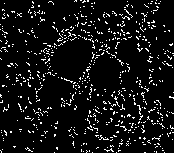
#> input picture Code/Input-Images/reduced_lower_lung_area.png, 174 x 153 px
$ python Smoothing.py
#> lines starting #> are read from the running program, lines starting #| are printed output that depends on the picture; after the words box and inside, x2 and y2 are one past the last pixel; in counts of white or black regions, pixels touching at a corner belong together
REDUCED_IMAGE_FILE = "Input-Images/reduced_lower_lung_area.png"
import numpy as np
from PIL import Image
import matplotlib.pyplot as plt
from matplotlib.patches import Polygon
from matplotlib.collections import PatchCollection
from scipy.spatial.distance import cdist
from scipy.integrate import quad


def load_img(image_path, save_plot = False):
    img = Image.open(image_path)

    # Convert to array while handling alpha channels if present
    if img.mode == 'RGBA':
        arr = np.array(img)
        mask_white = (
            (arr[..., :3] == [255, 255, 255]).all(axis=-1) &
            (arr[..., 3] >= 254)  # Ensure near fully opaque (adjust threshold if needed)
        )
    else:
        arr = np.array(img.convert('RGB'))
        mask_white = (arr == [255, 255, 255]).all(axis=-1)

    # Extract coordinates
    rows, cols = np.where(mask_white)
    white_points = list(zip(cols, rows))

    print(f"Number of white points: {len(white_points)}")
    print("First few coordinates:", white_points[:5])

    if save_plot == True:
        # Plot the image and overlay white points in red
        plt.figure(figsize=(10, 6))
        plt.imshow(arr)
        plt.scatter(cols, rows, c='red', s=20)  # Adjust size as needed
        plt.title("Cell Locations (Red Marks)")
        plt.axis('off')
        plt.savefig("Images/Identified_Points.png")

    else:
        print("No plot.")

    return np.array(white_points)

def bump_integral_2d():
    #Precompute the 2D integral of the unnormalized bump function
    integrand = lambda r: np.exp(-1 / (1 - r**2)) * r
    return 2 * np.pi * quad(integrand, 0, 1)[0]

C_phi = bump_integral_2d()  # scalar constant

def normalized_bump_sum(x_eval, centers, eps):
    # Sum of normalized bumps, each integrating to 1
    dists = cdist(x_eval, centers) / eps
    bumps = bump_rbf(dists)
    Z = np.sum(bumps, axis=1)
    return Z / (C_phi * eps**2)

def bump_rbf(r):
    # Radial bump function with compact support on [0, 1)
    mask = r < 1.0
    result = np.zeros_like(r)
    result[mask] = np.exp(-1.0 / (1 - r[mask]**2))
    return result

# Normalize bump function over 2D
def normalized_bump(x_eval, centers, eps, weights):
    dists = cdist(x_eval, centers) / eps  # shape: (M_eval, N_cloud)
    bumps = bump_rbf(dists)
    bumps *= weights  # weighted bumps
    return np.sum(bumps, axis=1)  # evaluate at all x_eval points

def bump_sum(x_eval, centers, eps):
    """
    Evaluate unnormalized sum of bump functions at x_eval points.

    x_eval: (M, 2) evaluation points
    centers: (N, 2) center locations of bumps (point cloud)
    eps: bump support radius
    """
    dists = cdist(x_eval, centers) / eps
    bumps = bump_rbf(dists)
    return np.sum(bumps, axis=1)

def make_bump_cloud_visualization(points,eps,res,X_range,Y_range,image_file,Z_file=None):
    # Evaluate smoothed field on a grid ---
    eps = eps  # bump support radius
    grid_res = res
    x = np.linspace(X_range[0], X_range[1], grid_res)
    y = np.linspace(Y_range[0], Y_range[1], grid_res)
    X, Y = np.meshgrid(x, y)
    grid_points = np.stack([X.ravel(), Y.ravel()], axis=1)

    weights = np.ones(points.shape[0]) / points.shape[0]

    Z = normalized_bump_sum(grid_points, points, eps)
    Z = Z.reshape((grid_res, grid_res))

    if Z_file != None:
        np.savetxt(Z_file,Z)

    dx = (x.max() - x.min()) / (grid_res - 1)
    dy = (y.max() - y.min()) / (grid_res - 1)
    integral = np.sum(Z) * dx * dy
    print(f"Integral of smoothed field: {integral:.4f} (expected: {points.shape[0]})")

    extent = [x.min(), x.max(), y.min(), y.max()]

    fig, ax = plt.subplots(1, 3, figsize=(16, 5),constrained_layout=True)

    # Original point cloud
    ax[0].scatter(points[:, 0], points[:, 1], c='k', s=10)
    ax[0].set_title("Original Point Cloud")
    ax[0].set_xlim(extent[0], extent[1])
    ax[0].set_ylim(extent[2], extent[3])
    ax[0].axis('equal')
    ax[0].axis('off')

    # Smoothed scalar field (heatmap)
    im = ax[1].imshow(Z, extent=[x.min(), x.max(), y.min(), y.max()],
                      origin='lower', cmap='viridis')
    ax[1].set_title("Smoothed Field")
    ax[1].axis('equal')
    ax[1].axis('off')

    # Binary support mask
    binary = (Z == 0).astype(float)
    ax[2].imshow(binary, extent=[x.min(), x.max(), y.min(), y.max()],
                 origin='lower', cmap='gray')
    ax[2].set_title("Support Region (Z > 0)")
    ax[2].axis('equal')
    ax[2].axis('off')

    plt.tight_layout()
    plt.savefig(image_file)

def main():
    # Load image and handle modes (RGB or RGBA)
    points = load_img(REDUCED_IMAGE_FILE,True)
#> in load_img, img is the input picture: PIL image 174x153 RGB; 7.7% white in thin lines or dots
#> in load_img, `mask_white = (arr == [255, 255, 255]).all(axis=-1)`: mask_white: shape (153, 174) bool; 7.7% white in thin lines or dots
#> in load_img, `rows, cols = np.where(mask_white)`: rows = 2041 values from 0 to 152; cols = 2041 values, max 173 at index 761, min 0 at index 289, mean 91.86
#> in load_img, `white_points = list(zip(cols, rows))`: white_points = 2041 pairs, first value 0 to 173, second value 0 to 152
#| Number of white points: 2041
#| First few coordinates: [(75, 0), (76, 0), (80, 0), (81, 0), (84, 0)]
#> in load_img, `plt.savefig("Images/Identified_Points.png")`:
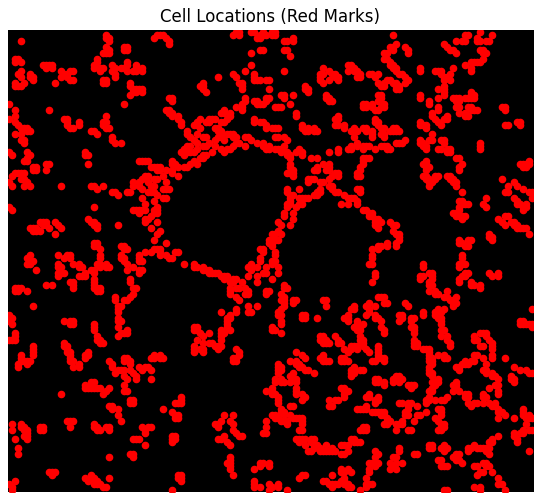
#> figure drawn by matplotlib, 1 panel
#> points has the same summary as white_points in load_img
    print(f"Reduced number of points: {points.shape[0]}")
#| Reduced number of points: 2041

    make_bump_cloud_visualization(points,7.5,100,[0,175],[0,160],image_file="Images/Bump_Test_7-5.png",Z_file="Intermediate-Objects/T0_map.txt")
#> in normalized_bump_sum, `dists = cdist(x_eval, centers) / eps`:
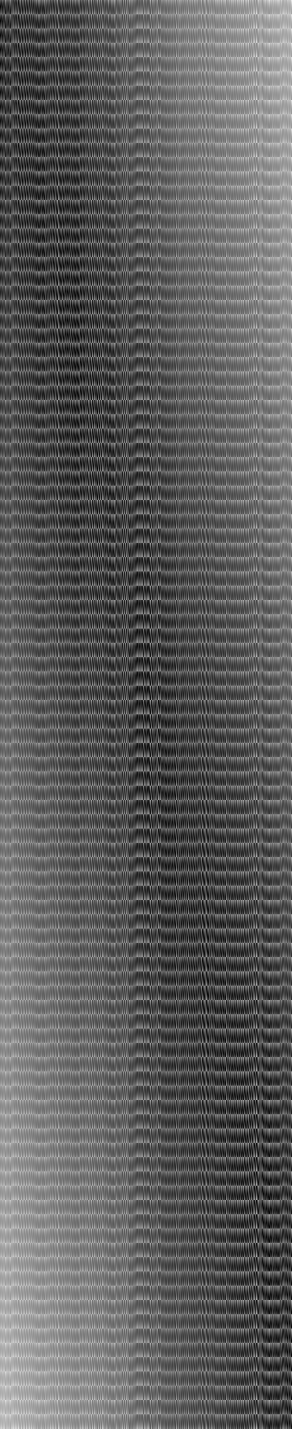
#> dists: shape (10000, 2041) float64 (shown at 1/7 size); min 0.00135, max 30.95, mean 11.4; drawn with min black and max white
#> in bump_rbf, `mask = r < 1.0`:
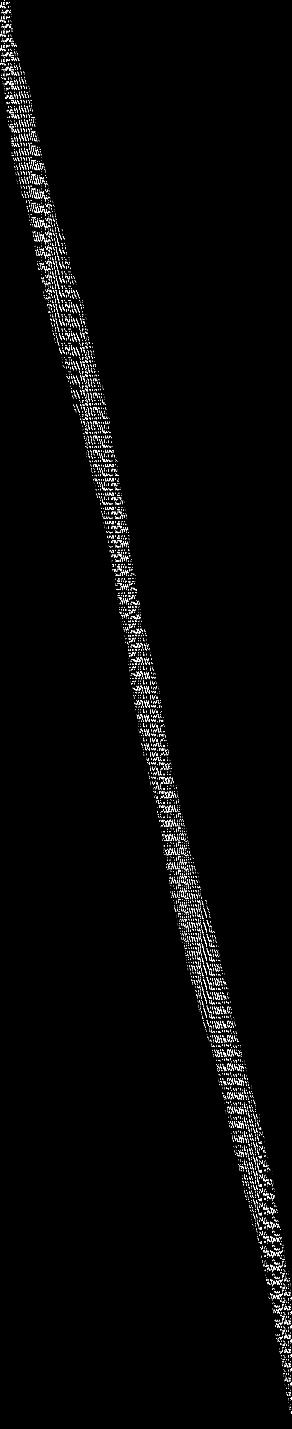
#> mask: shape (10000, 2041) bool (shown at 1/7 size); 0.61% white in thin lines or dots
#> in bump_rbf, `result[mask] = np.exp(-1.0 / (1 - r[mask]**2))`:
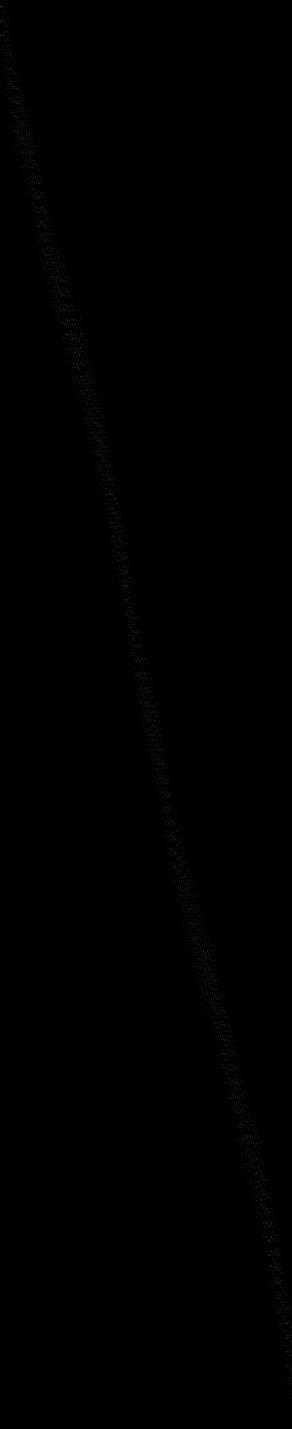
#> result: shape (10000, 2041) float64 (shown at 1/7 size); min 0, max 0.368, mean 0.000908
#> in normalized_bump_sum, `Z = np.sum(bumps, axis=1)`: Z = 10000 values, max 7.07 at index 2435, min 0 at index 7, mean 1.85
#> in make_bump_cloud_visualization, `Z = normalized_bump_sum(grid_points, points, eps)`: Z = 10000 values, max 0.27 at index 2435, min 0 at index 7, mean 0.0706
#> in make_bump_cloud_visualization, `Z = Z.reshape((grid_res, grid_res))`:
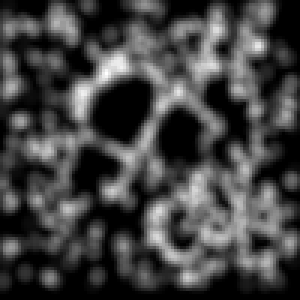
#> Z: shape (100, 100) float64 (shown 3 times larger); min 0, max 0.27, mean 0.0706; drawn with min black and max white
#> in make_bump_cloud_visualization, `integral = np.sum(Z) * dx * dy`: integral = 2018.1
#| Integral of smoothed field: 2018.0745 (expected: 2041)
#> in make_bump_cloud_visualization, `binary = (Z == 0).astype(float)`:
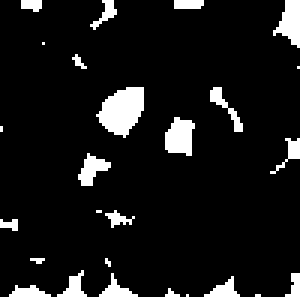
#> binary: shape (100, 100) float64 (shown 3 times larger); values 0 (black) and 1 (white), 9.6% white; 19 white regions (8 under 20 px), largest, box (x1, y1, x2, y2) and area: (0, 90, 100, 100) 294, (32, 29, 48, 46) 180, (55, 39, 65, 52) 96
#> in make_bump_cloud_visualization, `plt.savefig(image_file)`:
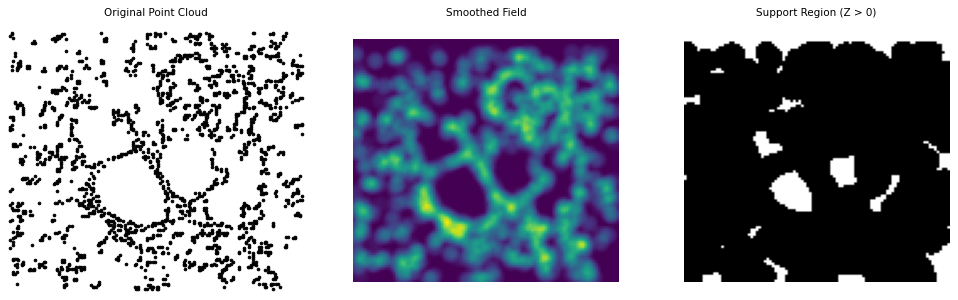
#> figure drawn by matplotlib, 3 panels

if __name__ == "__main__":
    main()
